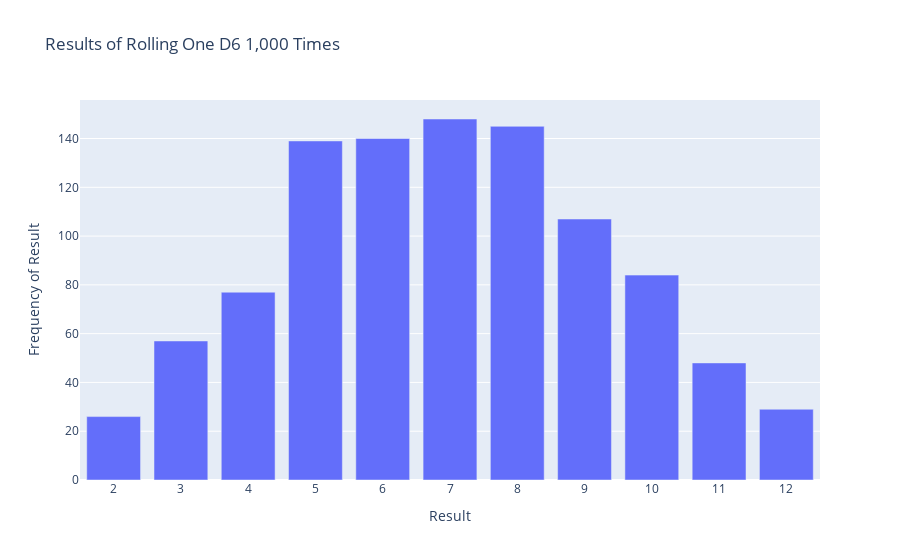

Source (notebook cell):
### Code cell
import numpy as np
import plotly.express as px

num_sides1 = 6
num_sides2 = 6
num_sides = num_sides1 + num_sides2

# Make some rolls, and store results in a NumPy array.
results1 = np.random.randint(1, num_sides1 + 1, size=1000)
results2 = np.random.randint(1, num_sides2 + 1, size=1000)
results = results1 + results2

# Analyze the results using NumPy functions.
poss_results = np.arange(2, num_sides + 1)
frequencies = np.bincount(results, minlength=num_sides+1)[2:]

# Visualize the results.
title = "Results of Rolling One D6 1,000 Times"
labels = {'x': 'Result', 'y': 'Frequency of Result'}
fig = px.bar(x=poss_results, y=frequencies, title=title, labels=labels)

fig.update_layout(xaxis_dtick=1)
fig.show()

### Figure 1 — Plotly figure (JSON) as saved in the notebook; plotly's stock layout.template omitted (floating-point values rounded to 4 significant figures)
{"data": [{"alignmentgroup": "True", "hovertemplate": "Result=%{x}<br>Frequency of Result=%{y}<extra></extra>", "legendgroup": "", "marker": {"color": "#636efa", "pattern": {"shape": ""}}, "name": "", "offsetgroup": "", "orientation": "v", "showlegend": false, "textposition": "auto", "type": "bar", "x": [2, 3, 4, 5, 6, 7, 8, 9, 10, 11, 12], "xaxis": "x", "y": [26, 57, 77, 139, 140, 148, 145, 107, 84, 48, 29], "yaxis": "y"}], "layout": {"barmode": "relative", "legend": {"tracegroupgap": 0}, "title": {"text": "Results of Rolling One D6 1,000 Times"}, "xaxis": {"anchor": "y", "domain": [0, 1], "dtick": 1, "title": {"text": "Result"}}, "yaxis": {"anchor": "x", "domain": [0, 1], "title": {"text": "Frequency of Result"}}}}
